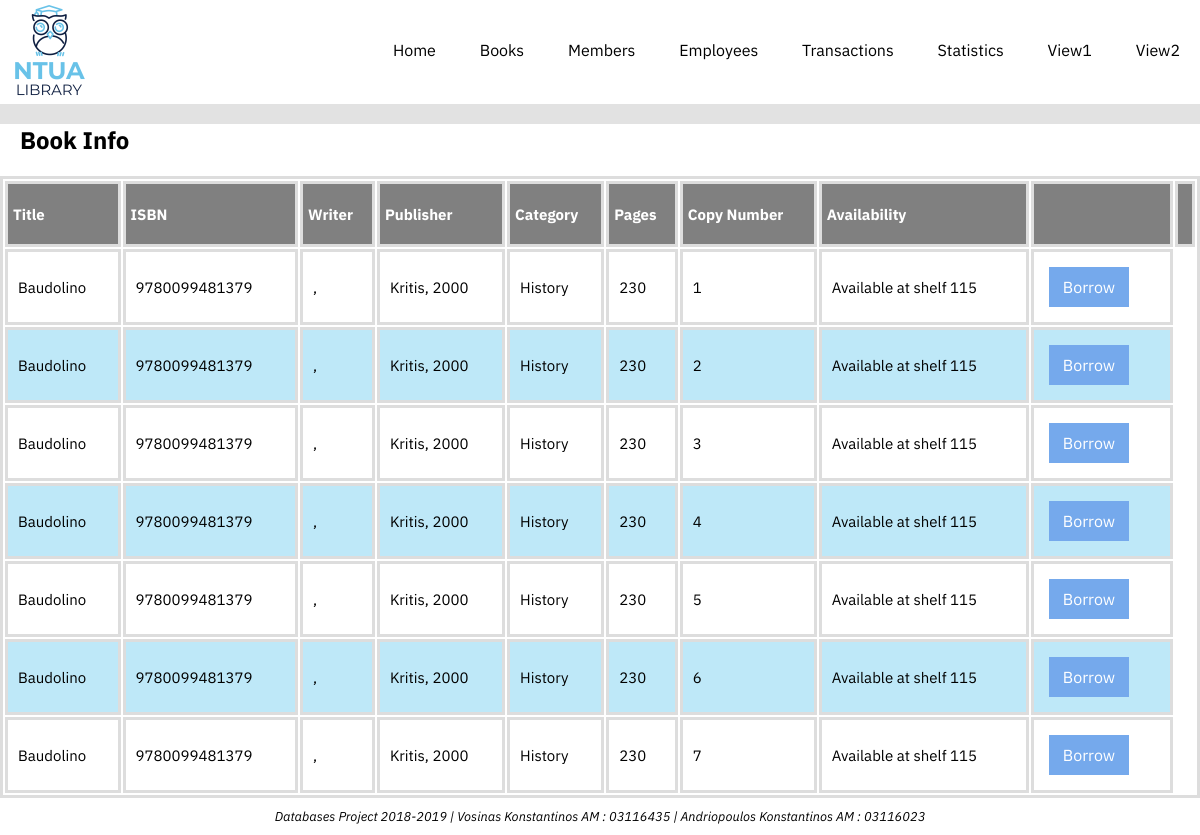
The page /files/bookOps/bookInfo.php?id=9780099481379 on the database its author committed.
### tables this page shows
CREATE TABLE IF NOT EXISTS `book` (
  `ISBN` CHAR(13) NOT NULL,
  `title` VARCHAR(100) NOT NULL,
  `pubYear` INT NULL,
  `numpages` INT NULL,
  `pubName` VARCHAR(45) NULL,
  PRIMARY KEY (`ISBN`),
  CONSTRAINT `pubNameBook`
    FOREIGN KEY (`pubName`)
    REFERENCES `publisher` (`pubName`)
    ON DELETE NO ACTION
    ON UPDATE CASCADE);

CREATE TABLE IF NOT EXISTS `belongs_to` (
  `ISBN` CHAR(13) NOT NULL,
  `categoryName` VARCHAR(45) NOT NULL,
  PRIMARY KEY (`ISBN`, `categoryName`),
  CONSTRAINT `categoryNameBelongs`
    FOREIGN KEY (`categoryName`)
    REFERENCES `category` (`categoryName`)
    ON DELETE CASCADE
    ON UPDATE CASCADE,
  CONSTRAINT `ISBNBelongs`
    FOREIGN KEY (`ISBN`)
    REFERENCES `book` (`ISBN`)
    ON DELETE CASCADE
    ON UPDATE CASCADE);

CREATE TABLE IF NOT EXISTS `copy` (
  `ISBN` CHAR(13) NOT NULL,
  `copyNr` INT NOT NULL,
  `shelf` INT NOT NULL,
  PRIMARY KEY (`ISBN`, `copyNr`),
  CONSTRAINT `ISBNbOOK`
    FOREIGN KEY (`ISBN`)
    REFERENCES `book` (`ISBN`)
    ON DELETE CASCADE
    ON UPDATE CASCADE);

### files/bookOps/bookInfo.php (the view, shortened to what this page needs)
<!DOCTYPE html>
<html>
<head>
    <link rel="stylesheet" type="text/css" href="../main.css">
</head>
<body>
<header class="header_bar">
    <div class="width_container">
        <img src="../logo.png" height="100" width=100 float:left>
        <nav>
            <ul>
                <li><a href="../../index.php">Home</a> </li>
                <li><a href="../books.php">Books</a> </li>
                <li><a href="../members.php">Members</a> </li>
                <li><a href="../employees.php">Employees</a> </li>
                <li><a href="../transactions.php">Transactions</a></li>
                <li><a href="../stats.php">Statistics</a> </li>
                <li><a href="../view1.php"> View1 </a></li>
                <li><a href="../view2.php"> View2 </a></li>
            </ul>
        </nav>
    </div>
</header>
<div class="width_container">
    <section>
        <h1>
            Book Info
        </h1>
        <table class="table">
            <thead>
            <tr>
                <th>Title</th>
                <th>ISBN</th>
                <th>Writer</th>
                <th>Publisher</th>
                <th>Category</th>
                <th>Pages</th>
                <th>Copy Number</th>
                <th>Availability</th>
                <th></th>
                <th></th>
            </tr>
            </thead>
            <?php
                $ISBN = $_GET['id'];
                require "../connect.php";
                $query = "SELECT B.ISBN, B.title, B.pubName, B.pubYear,
                B.numpages,A.AFirst, A.ALast, YEAR(A.Abirthdate), BT.categoryName, C.copyNr, C.shelf, MAX(BO.date_of_return), MAX(BO.date_of_borrowing)
                FROM ((((book AS B LEFT JOIN belongs_to AS BT ON B.ISBN = BT.ISBN) LEFT JOIN written_by AS WB ON B.ISBN = WB.ISBN)
                LEFT JOIN author as A ON A.authID = WB.authID) JOIN copy AS C ON C.ISBN = B.ISBN) LEFT JOIN borrows AS BO
                ON BO.ISBN = C.ISBN AND BO.copyNr = C.copyNr
                WHERE B.ISBN=".$ISBN."
                GROUP BY B.ISBN, C.copyNr;";
                if($query_run = mysqli_query($mysql_connection,$query))
                {
                    while($row = mysqli_fetch_assoc($query_run))
                    {
                        $title = $row["title"];
                        $pubName = $row["pubName"];
                        $pubYear = $row["pubYear"];
                        $categ = $row["categoryName"];
                        $authYear = $row["YEAR(A.Abirthdate)"];
                        $name = $row["AFirst"];
                        $last = $row["ALast"];
                        $pages = $row["numpages"];
                        $copyNR = $row["copyNr"];
                        $shelf = $row["shelf"];
                        $date1=$row["MAX(BO.date_of_return)"];
                        $date2=$row["MAX(BO.date_of_borrowing)"];
                        if((is_null($date1) && !is_null($date2)) || ($date2 > $date1)){
                            $message="Not available";
                            $borrow="";
                        }else{
                            $message="Available at shelf ".$shelf;
                            $borrow='<a href="./borrow.php?ISBN='.$ISBN.'&copy='.$copyNR.'"><button class="smalladdButton">Borrow</button></a>';
                        }
                        echo '<tr><td>'.$title.'</td><td>'.$ISBN.'</td><td>'.$name.' '.$last.', '.$authYear.'</td><td>'.$pubName.', '.$pubYear.'</td><td>'.$categ.'</td><td>'.$pages.'</td><td>'.$copyNR.'</td><td>'.$message.'</td>';
                        echo'<td>'.$borrow.'</td></tr>';
                    }
                }
                else
                {
                    echo 'Error';
                }
            ?>
        </table>
    </section>
</div>
<footer>
    Databases Project 2018-2019    |     Vosinas Konstantinos AM : 03116435    |    Andriopoulos Konstantinos AM : 03116023
</footer>
</body>
</html>

### files/main.css (style rules this page uses)
* { padding: 0; margin:0; font-family: IBM Plex Sans; }
body { background-color: #e2e2e2; }
.header_bar { background: rgb(255, 255, 255); }
.header_bar::after { content: " "; clear: both; display: block; }
.width_container { max-width: 1200px; margin: 0 auto; height:100%; }
nav { float:right; }
nav ul li { display: inline-block; }
nav ul li a { padding: 10px 20px; color:black; line-height: 100px; text-decoration: none; }
section { background: rgb(255, 255, 255); }
h1 { margin:20px 20px; background: rgb(255, 255, 255); }
footer { width:100%; padding: 10px 0px; background-color: white; font-style: italic; text-align:center; font-size: 0.8em; }
.table { width: 100%; margin-top: 15px; }
table, th, td { border: solid #ddd; text-align: left; }
th { background-color: rgb(128, 128, 128); color: white; height: 50px; padding: 5px; font-size: 15px; }
td { padding: 10px 10px; font-size: 15px; }
tr:nth-child(even) { background-color:#bee8f8; }
.smalladdButton { background-color: rgb(117, 169, 236); border:2px solid rgb(117, 169, 236); margin:5px 5px; font-size: 16px; color:white; height:40px; width:80px; transition-duration: 0.4s; }

### rows shown on the page
book: title "Baudolino", pubName "Kritis", pubYear "2000", belongs_to.categoryName "History", numpages "230", copy.copyNr "1", copy.shelf "Available at shelf 115", copy.copyNr "2", copy.copyNr "3", copy.copyNr "4", copy.copyNr "5", copy.copyNr "6", copy.copyNr "7"
